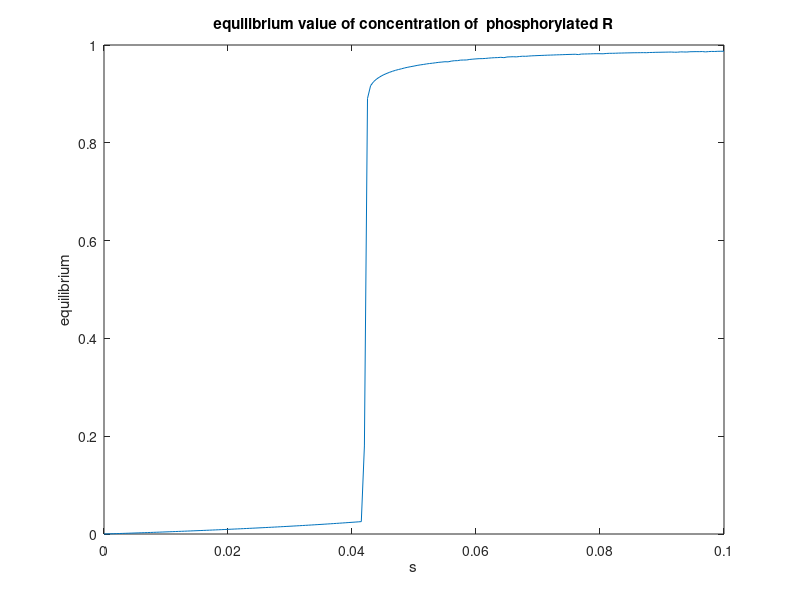

Write the MATLAB code that produced this figure.
n = 100;
colours = ['r-', 'b-', 'g-', 'ro-', 'bo-', 'go-'];
t_span = [0, 30]; 
y0 = .90; % if this gets above about 0.92 it goes above 1 else it is bound by 1.  

hold on
final_y = nan(n-1, 1); 
i=1;
for s= 0.0:0.05/n:0.05
    p_0 = 10*s; 
    ode_func = @(t,y) (((10*s + (p_0-10*s)*exp(-t/10))*(1-y))/(1.05-y)) - (0.2*y/(y+0.05)); 
    [t,y] = ode45(ode_func, t_span, y0);
    
    plot(t,y, colours(mod(i,5) + 1));
    final_y(i,1) = y(length(y), 1);  
    i= i +1; 
end
xlabel('time t')
ylabel('Rp concentration')
title('Rp concentration for various synthesis rates')
hold off
pause


plot(0.00:0.05/n:0.05, final_y) 
xlabel('s')
ylabel('equilibrium');
title('equilibrium value of concentration of  phosphorylated R');
pause 

% Question 3

n = 100;
%p_0 = 0.25; 
colours = ['r-', 'b-', 'g-', 'ro-', 'bo-', 'go-'];
t_span = [0, 30]; 
y0 = .90; % if this gets above about 0.92 it goes above 1 else it is bound by 1.  

hold on
final_y = nan(n-1, 1); 
i=1;
for s= 0.0:0.05/n:0.1
    p_0 = 10*s; 
    ode_func = @(t,y) (((s/(0.6-0.5*y) + (p_0-s/(0.6-0.5*y))*exp(-t/(0.6-0.5*y)))*(1-y))/(1.05-y)) - (0.2*y/(y+0.05)); 
    [t,y] = ode45(ode_func, t_span, y0);
    
    plot(t,y, colours(mod(i,5) + 1));
    final_y(i,1) = y(length(y), 1);  
    i= i +1; 
end
xlabel('time t')
ylabel('Rp concentration')
title('Rp concentration for various synthesis rates')
hold off
pause


plot(0.00:0.05/n:0.1, final_y) 
xlabel('s')
ylabel('equilibrium');
title('equilibrium value of concentration of  phosphorylated R');
pause 
